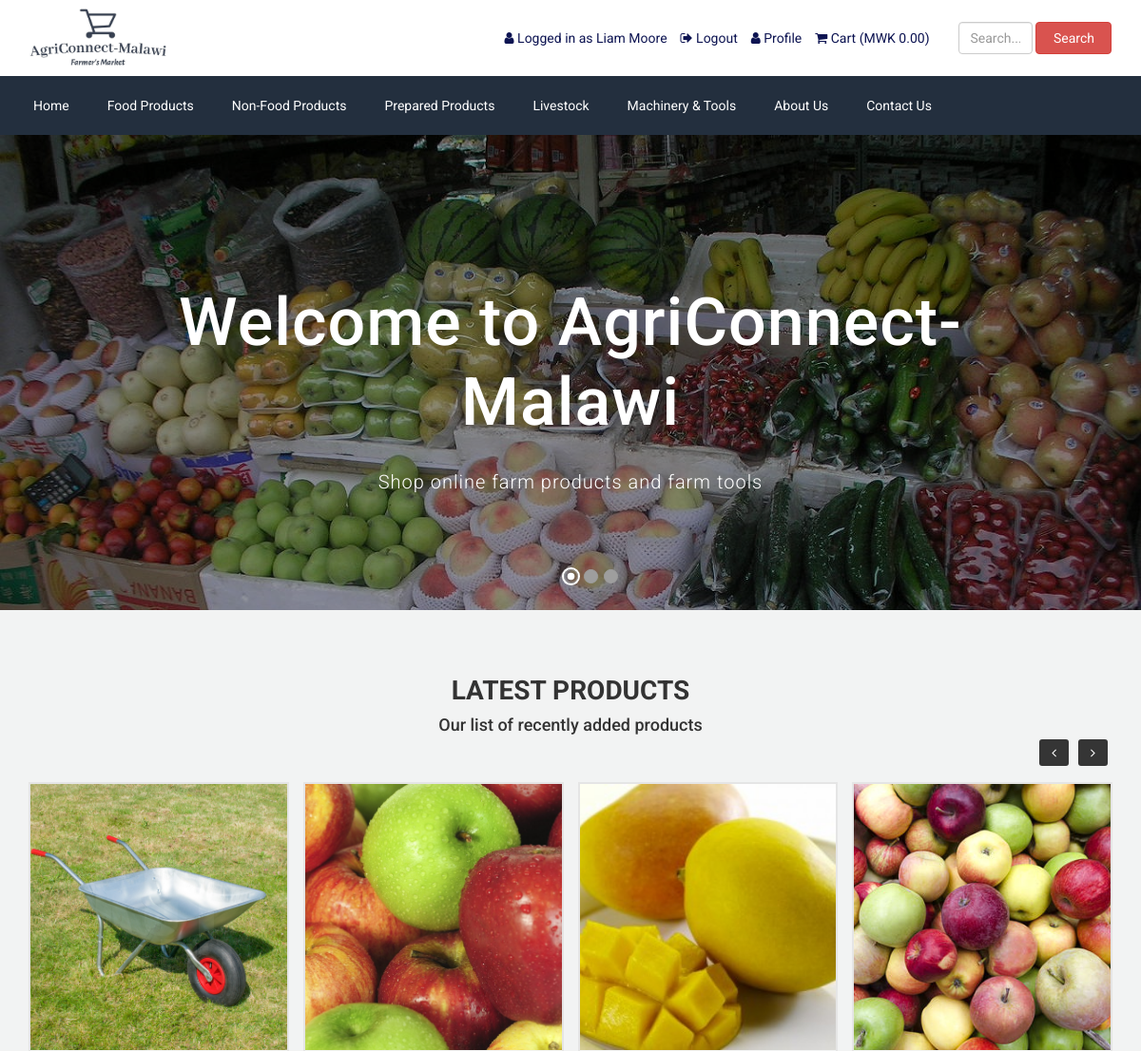
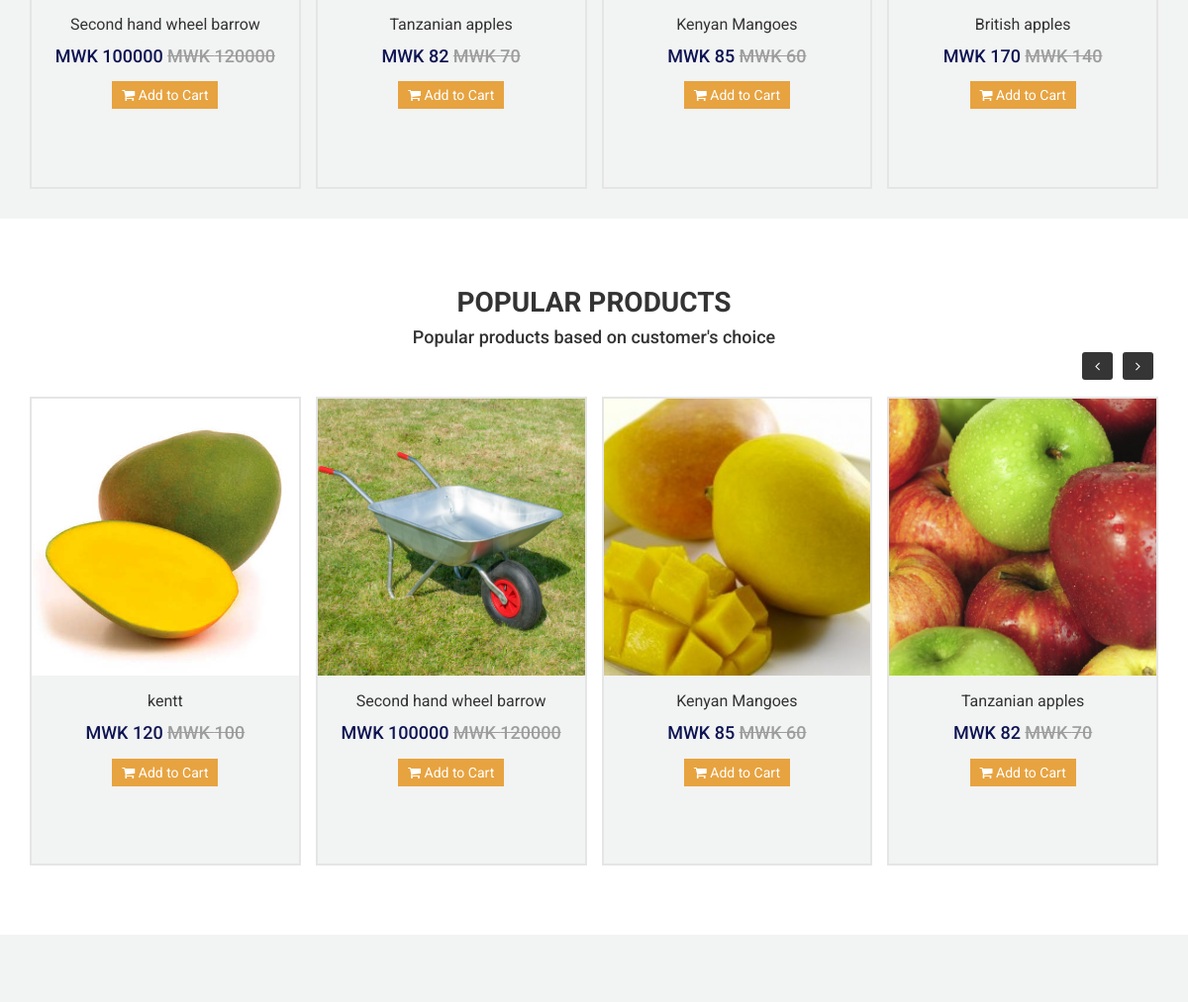
The page /index.php (signed in, upper part) on the database as committed earlier (2 pictures, top to bottom).
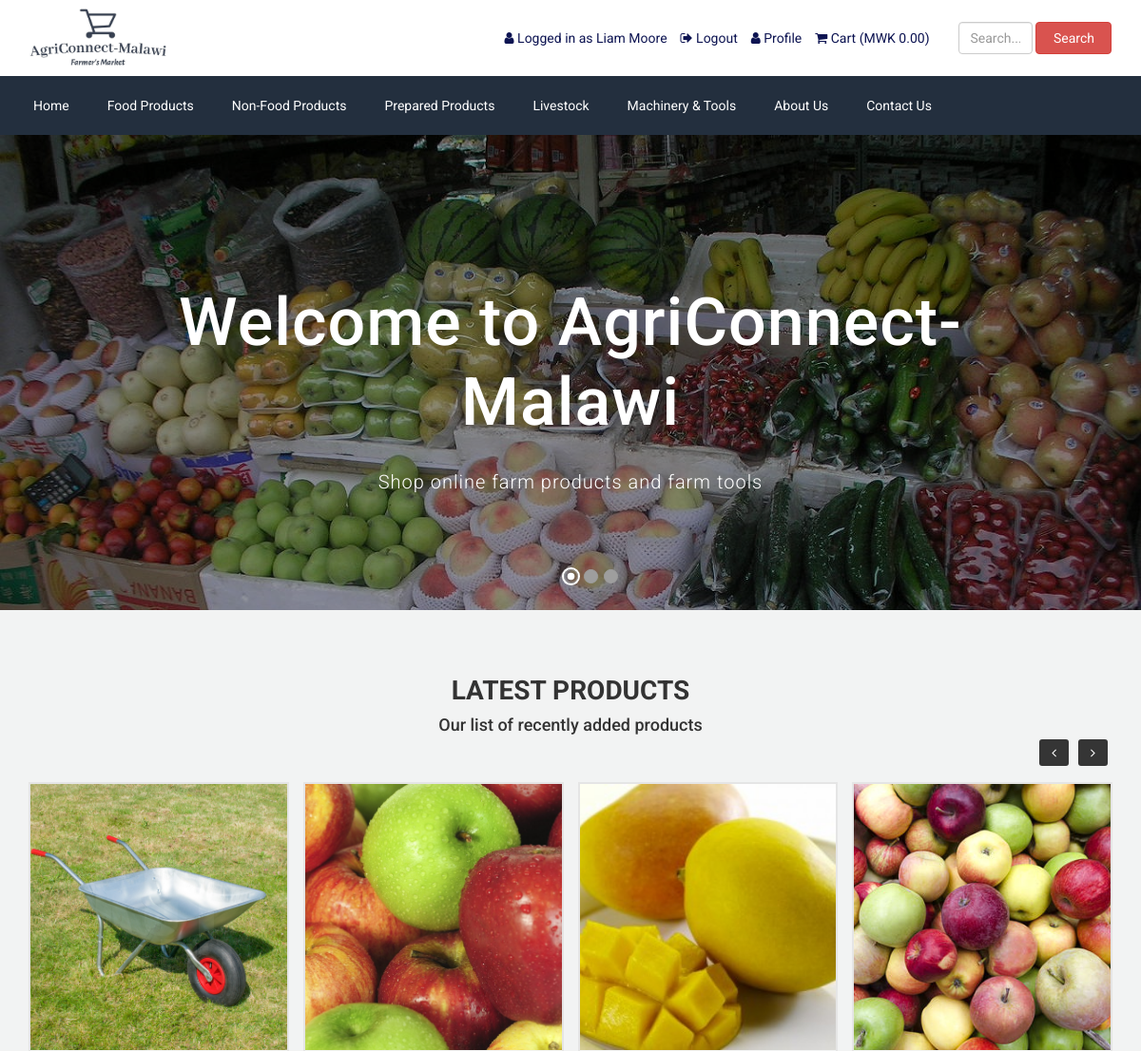
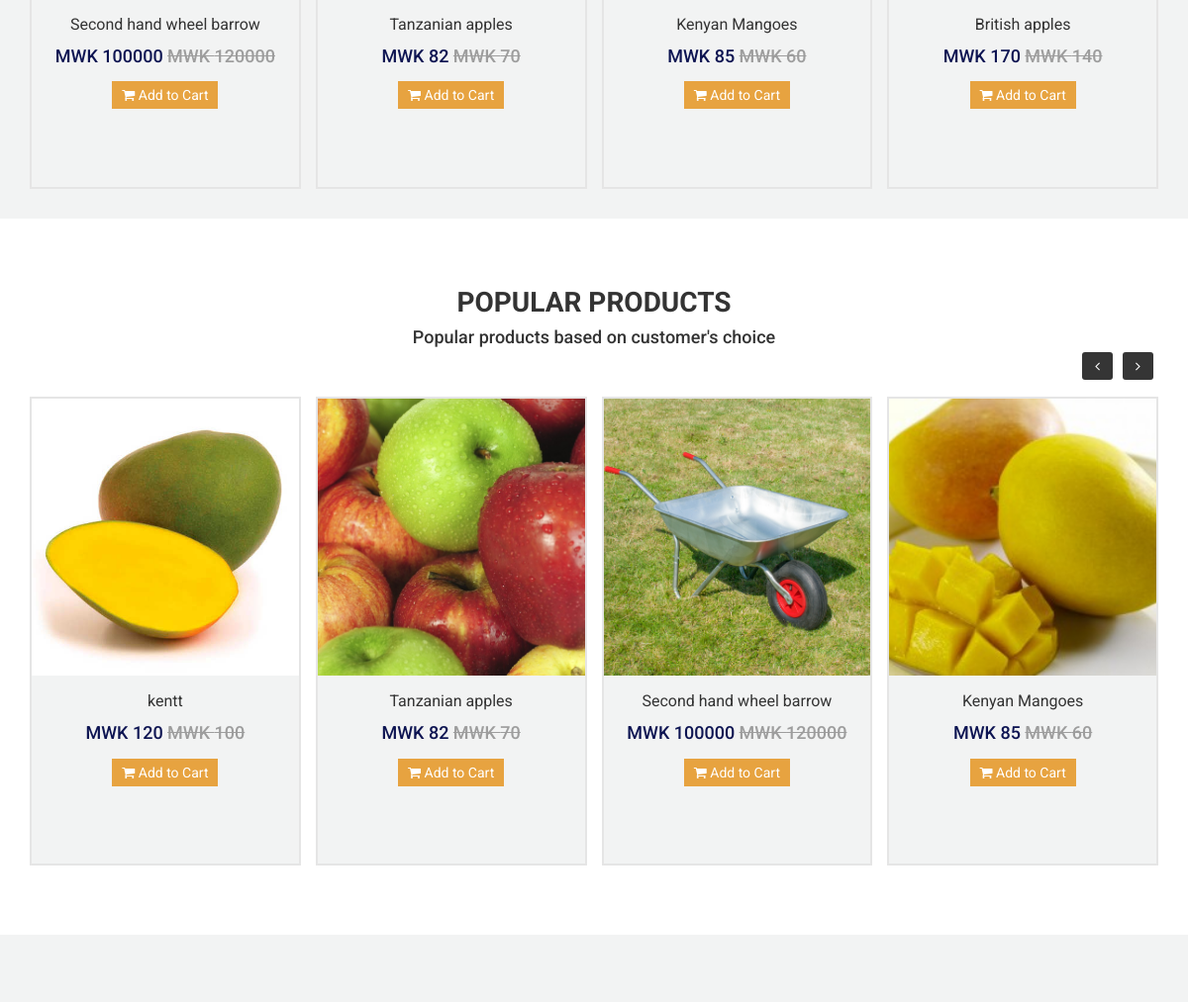
The same page on the database as committed later (2 pictures, top to bottom).
### tables this page shows
CREATE TABLE `tbl_top_category` (
  `tcat_id` int(11) NOT NULL,
  `tcat_name` varchar(255) NOT NULL,
  `show_on_menu` int(11) NOT NULL
);

CREATE TABLE `tbl_slider` (
  `id` int(11) NOT NULL,
  `photo` varchar(255) NOT NULL,
  `heading` varchar(255) NOT NULL,
  `content` text NOT NULL,
  `button_text` varchar(255) NOT NULL,
  `button_url` varchar(255) NOT NULL,
  `position` varchar(255) NOT NULL
);

CREATE TABLE `tbl_product` (
  `p_id` int(11) NOT NULL,
  `p_name` varchar(255) NOT NULL,
  `uploader` varchar(100) NOT NULL DEFAULT 'none',
  `p_old_price` varchar(10) NOT NULL,
  `p_current_price` varchar(10) NOT NULL,
  `p_qty` int(11) NOT NULL,
  `p_featured_photo` varchar(255) NOT NULL,
  `p_description` text NOT NULL,
  `p_short_description` text NOT NULL,
  `p_feature` text NOT NULL,
  `p_condition` text NOT NULL,
  `p_return_policy` text NOT NULL,
  `p_total_view` int(11) NOT NULL,
  `p_is_featured` int(11) NOT NULL,
  `p_is_active` int(11) NOT NULL,
  `ecat_id` int(11) NOT NULL
);

### index.php (the view, shortened to what the changed rows need)
<?php require_once('header.php'); ?>
<?php
$statement = $pdo->prepare("SELECT * FROM tbl_settings WHERE id=1");
$statement->execute();
$result = $statement->fetchAll(PDO::FETCH_ASSOC);
foreach ($result as $row)
{
    $latest_product_title = $row['latest_product_title'];
    $popular_product_title = $row['popular_product_title'];
    $total_latest_product_home = $row['total_latest_product_home'];
    $total_popular_product_home = $row['total_popular_product_home'];
    $home_latest_product_on_off = $row['home_latest_product_on_off'];
    $home_popular_product_on_off = $row['home_popular_product_on_off'];
}
?>
<div id="bootstrap-touch-slider" class="carousel bs-slider fade control-round indicators-line" data-ride="carousel" data-pause="hover" data-interval="false" >
    <ol class="carousel-indicators">
        <?php
        $i=0;
        $statement = $pdo->prepare("SELECT * FROM tbl_slider");
        $statement->execute();
        $result = $statement->fetchAll(PDO::FETCH_ASSOC);
        foreach ($result as $row) {
            ?>
            <li data-target="#bootstrap-touch-slider" data-slide-to="<?php echo $i; ?>" <?php if($i==0) {echo 'class="active"';} ?>></li>
            <?php
            $i++;
        }
        ?>
    </ol>
    <div class="carousel-inner" role="listbox">
        <?php
        $i=0;
        $statement = $pdo->prepare("SELECT * FROM tbl_slider");
        $statement->execute();
        $result = $statement->fetchAll(PDO::FETCH_ASSOC);
        foreach ($result as $row) {
            ?>
            <div class="item <?php if($i==0) {echo 'active';} ?>" style="background-image:url(assets/uploads/<?php echo $row['photo']; ?>);">
                <div class="bs-slider-overlay"></div>
                <div class="container">
                    <div class="row">
                        <div class="slide-text <?php if($row['position'] == 'Left') {echo 'slide_style_left';} elseif($row['position'] == 'Center') {echo 'slide_style_center';} elseif($row['position'] == 'Right') {echo 'slide_style_right';} ?>">
                            <h1 data-animation="animated <?php if($row['position'] == 'Left') {echo 'zoomInLeft';} elseif($row['position'] == 'Center') {echo 'flipInX';} elseif($row['position'] == 'Right') {echo 'zoomInRight';} ?>"><?php echo $row['heading']; ?></h1>
                            <p data-animation="animated <?php if($row['position'] == 'Left') {echo 'fadeInLeft';} elseif($row['position'] == 'Center') {echo 'fadeInDown';} elseif($row['position'] == 'Right') {echo 'fadeInRight';} ?>"><?php echo nl2br($row['content']); ?></p>
                        </div>
                    </div>
                </div>
            </div>
            <?php
            $i++;
        }
        ?>
    </div>
</div>
<?php if($home_latest_product_on_off == 1): ?>
<div class="product bg-gray pt_70 pb_30">
    <div class="container">
        <div class="row">
            <div class="col-md-12">
                <div class="headline">
                    <h2><?php echo $latest_product_title; ?></h2>
                </div>
            </div>
        </div>
        <div class="row">
            <div class="col-md-12">
                <div class="product-carousel">
                    <?php
                    $statement = $pdo->prepare("SELECT * FROM tbl_product WHERE p_is_active=? ORDER BY p_id DESC LIMIT ".$total_latest_product_home);
                    $statement->execute(array(1));
                    $result = $statement->fetchAll(PDO::FETCH_ASSOC);
                    foreach ($result as $row) {
                        ?>
                        <div class="item">
                            <div class="thumb">
                                <div class="photo" style="background-image:url(assets/uploads/<?php echo $row['p_featured_photo']; ?>);"></div>
                            </div>
                            <div class="text">
                                <h3><a href="product.php?id=<?php echo $row['p_id']; ?>"><?php echo $row['p_name']; ?></a></h3>
                                <h4>
                                    MWK <?php echo $row['p_current_price']; ?>
                                    <?php if($row['p_old_price'] != ''): ?>
                                    <del>
                                        MWK <?php echo $row['p_old_price']; ?>
                                    </del>
                                    <?php endif; ?>
                                </h4>
                                <?php if($row['p_qty'] == 0): ?>
                                    <div class="out-of-stock">
                                        <div class="inner">
                                            Out Of Stock
                                        </div>
                                    </div>
                                <?php else: ?>
                                    <p><a href="product.php?id=<?php echo $row['p_id']; ?>"><i class="fa fa-shopping-cart"></i> Add to Cart</a></p>
                                <?php endif; ?>
                            </div>
                        </div>
                        <?php
                    }
                    ?>
                </div>
            </div>
        </div>
    </div>
</div>
<?php endif; ?>
<?php if($home_popular_product_on_off == 1): ?>
<div class="product pt_70 pb_70">
    <div class="container">
        <div class="row">
            <div class="col-md-12">
                <div class="headline">
                    <h2><?php echo $popular_product_title; ?></h2>
                </div>
            </div>
        </div>
        <div class="row">
            <div class="col-md-12">
                <div class="product-carousel">
                    <?php
                    $statement = $pdo->prepare("SELECT * FROM tbl_product WHERE p_is_active=? ORDER BY p_total_view DESC LIMIT ".$total_popular_product_home);
                    $statement->execute(array(1));
                    $result = $statement->fetchAll(PDO::FETCH_ASSOC);
                    foreach ($result as $row) {
                        ?>
                        <div class="item">
                            <div class="thumb">
                                <div class="photo" style="background-image:url(assets/uploads/<?php echo $row['p_featured_photo']; ?>);"></div>
                            </div>
                            <div class="text">
                                <h3><a href="product.php?id=<?php echo $row['p_id']; ?>"><?php echo $row['p_name']; ?></a></h3>
                                <h4>
                                    MWK <?php echo $row['p_current_price']; ?>
                                    <?php if($row['p_old_price'] != ''): ?>
                                    <del>
                                        MWK <?php echo $row['p_old_price']; ?>
                                    </del>
                                    <?php endif; ?>
                                </h4>
                                <?php if($row['p_qty'] == 0): ?>
                                    <div class="out-of-stock">
                                        <div class="inner">
                                            Out Of Stock
                                        </div>
                                    </div>
                                <?php else: ?>
                                    <p><a href="product.php?id=<?php echo $row['p_id']; ?>"><i class="fa fa-shopping-cart"></i> Add to Cart</a></p>
                                <?php endif; ?>
                            </div>
                        </div>
                        <?php
                    }
                    ?>
                </div>
            </div>
        </div>
    </div>
</div>
<?php endif; ?>
<?php require_once('footer.php'); ?>

### header.php (shortened to what the changed rows need)
<?php
include("admin/inc/config.php");
$statement = $pdo->prepare("SELECT * FROM tbl_settings WHERE id=1");
$statement->execute();
$result = $statement->fetchAll(PDO::FETCH_ASSOC);
$current_date_time = date('Y-m-d H:i:s');
$statement = $pdo->prepare("SELECT * FROM tbl_payment WHERE payment_status=?");
$statement->execute(array('Pending'));
$result = $statement->fetchAll(PDO::FETCH_ASSOC);
foreach ($result as $row) {
	$ts1 = strtotime($row['payment_date']);
	$ts2 = strtotime($current_date_time);
	$diff = $ts2 - $ts1;
	$time = $diff/(3600);
	if($time>24) {
		$statement1 = $pdo->prepare("SELECT * FROM tbl_order WHERE payment_id=?");
		$statement1->execute(array($row['payment_id']));
		$result1 = $statement1->fetchAll(PDO::FETCH_ASSOC);
		foreach ($result1 as $row1) {
			$statement2 = $pdo->prepare("SELECT * FROM tbl_product WHERE p_id=?");
			$statement2->execute(array($row1['product_id']));
			$result2 = $statement2->fetchAll(PDO::FETCH_ASSOC);
		}
	}
}
?>
<!DOCTYPE html>
<html lang="en">
<head>
	<link rel="stylesheet" href="assets/css/bootstrap.min.css">
	<link rel="stylesheet" href="assets/css/font-awesome.min.css">
	<link rel="stylesheet" href="assets/css/owl.carousel.min.css">
	<link rel="stylesheet" href="assets/css/owl.theme.default.min.css">
	<link rel="stylesheet" href="assets/css/jquery.bxslider.min.css">
    <link rel="stylesheet" href="assets/css/magnific-popup.css">
    <link rel="stylesheet" href="assets/css/rating.css">
	<link rel="stylesheet" href="assets/css/spacing.css">
	<link rel="stylesheet" href="assets/css/bootstrap-touch-slider.css">
	<link rel="stylesheet" href="assets/css/animate.min.css">
	<link rel="stylesheet" href="assets/css/tree-menu.css">
	<link rel="stylesheet" href="assets/css/select2.min.css">
	<link rel="stylesheet" href="assets/css/main.css">
	<link rel="stylesheet" href="assets/css/responsive.css">
</head>
<body>
<div class="nav">
	<div class="container">
		<div class="row">
			<div class="col-md-12 pl_0 pr_0">
				<div class="menu-container">
					<div class="menu">
						<ul>
							<?php
							$statement = $pdo->prepare("SELECT * FROM tbl_top_category WHERE show_on_menu=1");
							$statement->execute();
							$result = $statement->fetchAll(PDO::FETCH_ASSOC);
							foreach ($result as $row) {
								?>
								<li><a href="product-category.php?id=<?php echo $row['tcat_id']; ?>&type=top-category"><?php echo $row['tcat_name']; ?></a>
								</li>
								<?php
							}
							?>
						</ul>
					</div>
				</div>
			</div>
		</div>
	</div>
</div>

Rows that differ between the two databases and show on the page:
changed tbl_product "Tanzanian apples": moves up the list
